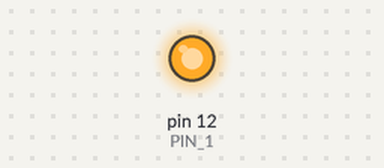
Simulated run of this sketch. Board: Arduino Uno, built with avr-gcc and run on an emulated ATmega328P. On the bench: output pins drawn as LEDs (lit = HIGH).

Above: at 0.5 s.
At 11.0 s:
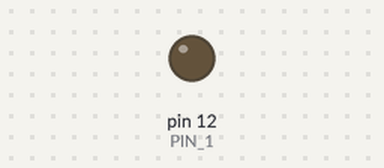
Timing chart, 0 to 15.6 s (numbered marks = the images above):
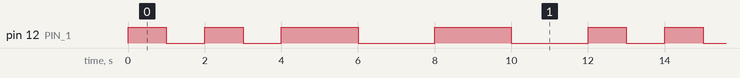

Measured:
- by itself, pin 12 (PIN_1): repeats every 12.0 s: LOW 1.0 s, HIGH 1.0 s, LOW 1.0 s, 2 × (HIGH 2.0 s, LOW 2.0 s), HIGH 1.0 s
- by itself, everything shown: repeats every 12.0 s, in 8 steps

The sketch:

_1_2-4.ino
```cpp
int PIN_1=12;

void setup() {
  // initialize digital pin PIN_1 as an output.
  pinMode(PIN_1, OUTPUT);
}

// the loop function runs over and over again forever
void loop() {
  // 1ST One-second blink
  digitalWrite(PIN_1, HIGH);   // turn the LED on (HIGH is the voltage level)
  delay(1000);                       // wait for a second
  digitalWrite(PIN_1, LOW);    // turn the LED off by making the voltage LOW
  delay(1000);                       // wait for a second

  // 2ND One-second blink
  digitalWrite(PIN_1, HIGH);   // turn the LED on (HIGH is the voltage level)
  delay(1000);                       // wait for a second
  digitalWrite(PIN_1, LOW);    // turn the LED off by making the voltage LOW
  delay(1000);                        // wait for a second

  // 1ST Two-second blink
  digitalWrite(PIN_1, HIGH);   // turn the LED on (HIGH is the voltage level)
  delay(2000);                       // wait for 2 seconds
  digitalWrite(PIN_1, LOW);    // turn the LED off by making the voltage LOW
  delay(2000);                       // wait for 2 seconds

  // 2ND Two-second blink
  digitalWrite(PIN_1, HIGH);   // turn the LED on (HIGH is the voltage level)
  delay(2000);                       // wait for 2 seconds
  digitalWrite(PIN_1, LOW);    // turn the LED off by making the voltage LOW
  delay(2000);                       // wait for 2 seconds
}
```
